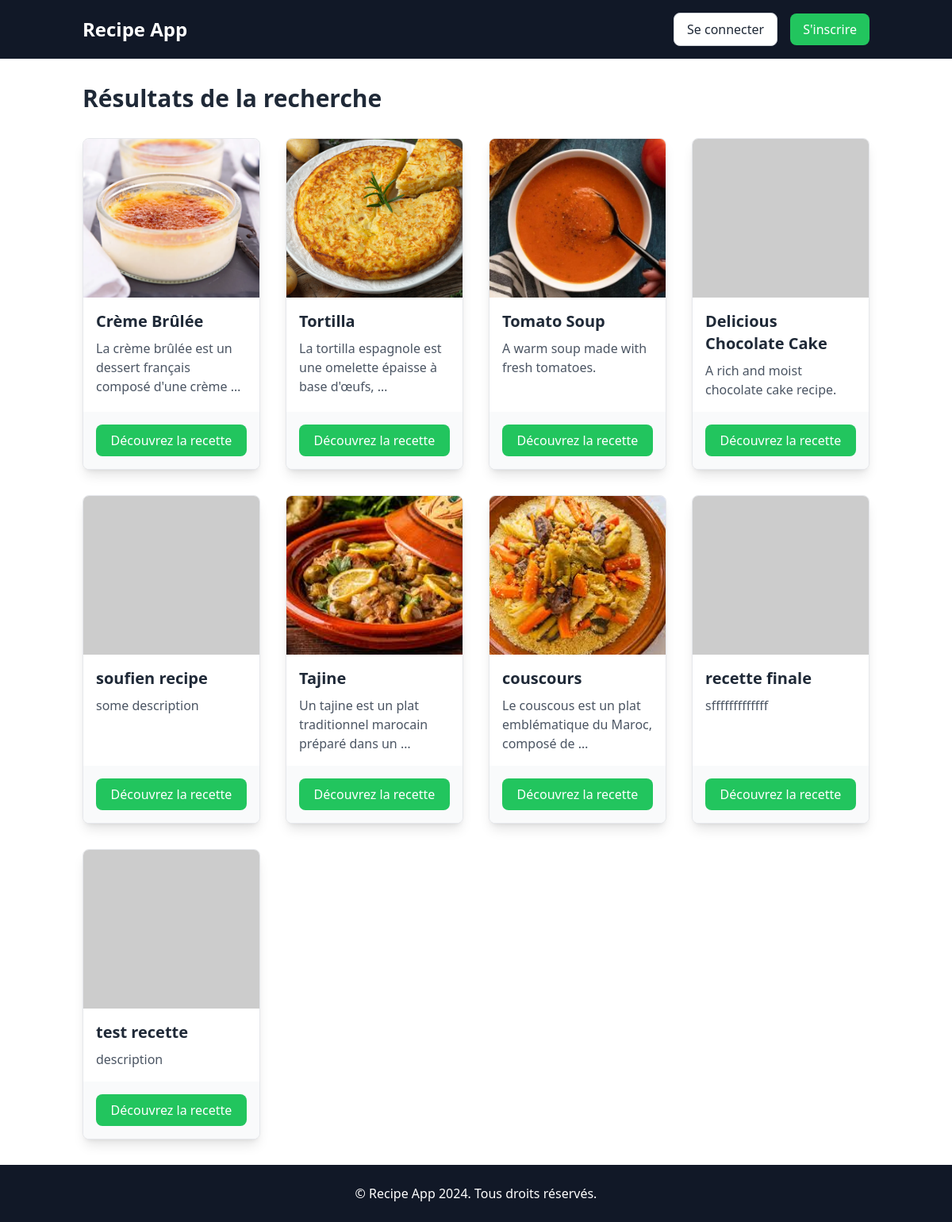
Page /recipes/chercher_recette/ on the earlier database version.
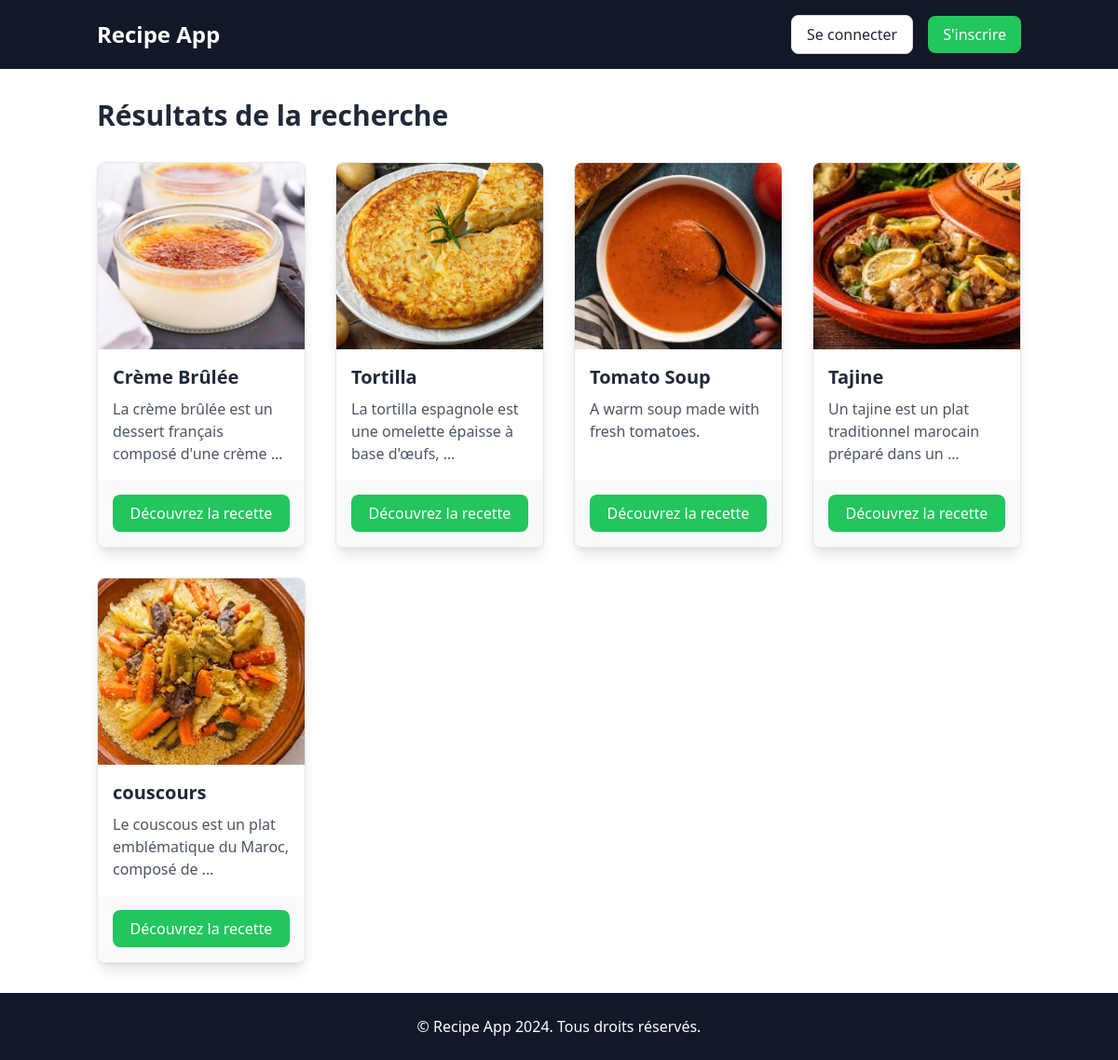
Same page on the later database version.
### recipes/models.py (models this page shows, shortened)
class Recipe(models.Model):
    title = models.CharField(max_length=200)  # Titre de la recette
    description = models.TextField()  # Description détaillée de la recette
    user = models.ForeignKey(User, on_delete=models.SET_NULL, null=True, blank=True)  # Utilisateur ayant créé la recette
    image = models.ImageField(upload_to='recipes_photos/', default="https://dummyimage.com/450x300/dee2e6/6c757d.jpg")  # Image de la recette

### recipes/views.py (the view)
# urls.py: path('chercher_recette/', recipes.views.chercher_recette, name='chercher_recette'),
def chercher_recette(request):
    q = request.GET.get('query', '')  # Obtenir le mot-clé de recherche depuis l'URL
    recherches = Recipe.objects.filter(title__icontains=q)  # Rechercher dans le champ "title"
    return render(request, "recipes/search_result.html", {'recherches': recherches})

### recipes/templates/recipes/search_result.html (shortened to what this page needs)
<!DOCTYPE html>
<html lang="fr">
<head>
    <script src="https://cdn.tailwindcss.com"></script>
</head>
<body class="min-h-screen flex flex-col">
    <nav class="bg-gray-900">
        <div class="container mx-auto px-4 py-4 flex justify-between items-center">
            <div class="flex items-center space-x-4">
                <a href="{% url 'recipes' %}" class="text-2xl font-bold text-white">Recipe App</a>
            </div>
            <div class="flex items-center space-x-4">
                {% if user.is_authenticated %}
                <p class="text-white">Bonjour, <span class="font-bold">{{ user.username }}</span></p>
                <a href="{% url 'profile' %}"
                    class="bg-green-500 text-white hover:bg-green-600 px-4 py-2 rounded-lg">Profile</a>
                {% else %}
                <a href="{% url 'login' %}"
                    class="bg-white text-gray-800 hover:bg-gray-100 px-4 py-2 rounded-lg border border-gray-300">Se
                    connecter</a>
                <a href="{% url 'signup' %}"
                    class="bg-green-500 text-white hover:bg-green-600 px-4 py-2 rounded-lg">S'inscrire</a>
                {% endif %}
            </div>
        </div>
    </nav>
    <section class="py-8 flex-grow">
        <div class="container mx-auto px-4">
            <h1 class="text-3xl font-semibold text-gray-800 mb-8">Résultats de la recherche</h1>
            {% if recherches %}
            <div class="grid grid-cols-1 md:grid-cols-2 lg:grid-cols-4 gap-8">
                {% for recette in recherches %}
                <div
                    class="bg-white border border-gray-200 rounded-lg shadow-lg overflow-hidden flex flex-col hover:scale-105 transform transition">
                    <div class="h-[200px] w-full">
                        <img src="../../../recipes_photos/{{ recette.image }}" class="h-full w-full object-cover"
                            onerror="this.onerror=null; this.src='https://dummyimage.com/450x300/dee2e6/6c757d.jpg';">
                    </div>
                    <div class="p-4 flex-grow">
                        <h2 class="text-xl font-semibold text-gray-800">{{ recette.title }}</h2>
                        <p class="text-gray-600 mt-2">{{ recette.description|truncatewords:10 }}</p>
                    </div>
                    <div class="p-4 bg-gray-50">
                        <a href="{% url 'recette_info' recette.id %}"
                            class="bg-green-500 text-white hover:bg-green-600 px-4 py-2 block text-center rounded-lg">
                            Découvrez la recette
                        </a>
                    </div>
                </div>
                {% endfor %}
            </div>
            {% else %}
            <p class="text-gray-600">Aucune recette trouvée pour votre recherche.</p>
            {% endif %}
        </div>
    </section>
    <footer class="bg-gray-900 py-6">
        <div class="container mx-auto text-center text-white">
            <p>&copy; Recipe App 2024. Tous droits réservés.</p>
        </div>
    </footer>
</body>
</html>

Differences in the rows shown:
removed Recipe: title "Delicious Chocolate Cake", description "A rich and moist chocolate cake recipe."
removed Recipe: title "soufien recipe", description "some description"
removed Recipe: title "recette finale", description "sfffffffffffff"
removed Recipe: title "test recette", description "description"
